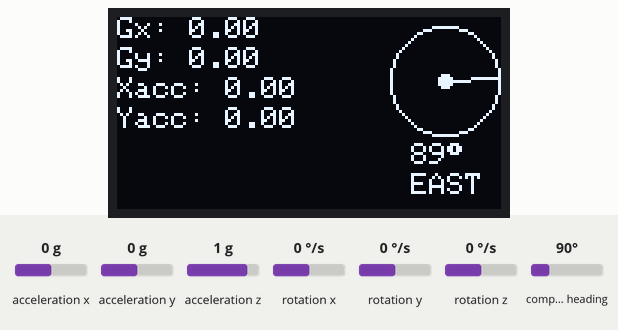
The sketch below on a simulated Arduino Uno, built with avr-gcc and run on an emulated ATmega328P. Parts: 128×64 one-colour display. The inputs (shaded band) are chosen by the test bench; at power-on: compass heading 90°, acceleration x 0 g, acceleration y 0 g, acceleration z 1 g, rotation x 0 °/s, rotation y 0 °/s, rotation z 0 °/s.

Above: at 2.0 s.
2.1 s: compass heading set to 7°
At 2.32 s:
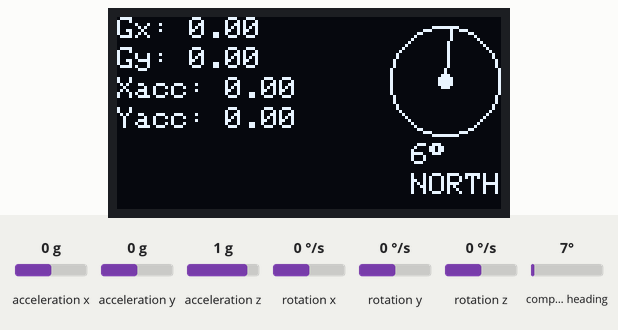
4.0 s: compass heading set to 180°
At 4.48 s:
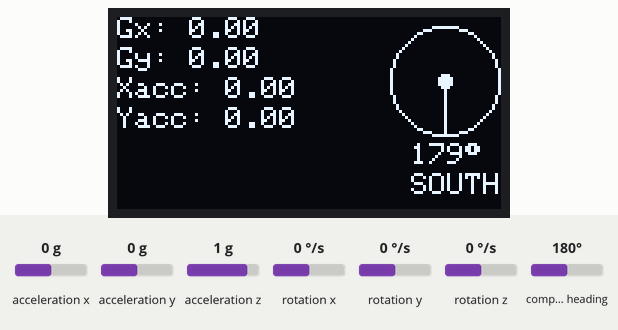
6.1 s: compass heading set to 269°
At 6.64 s:
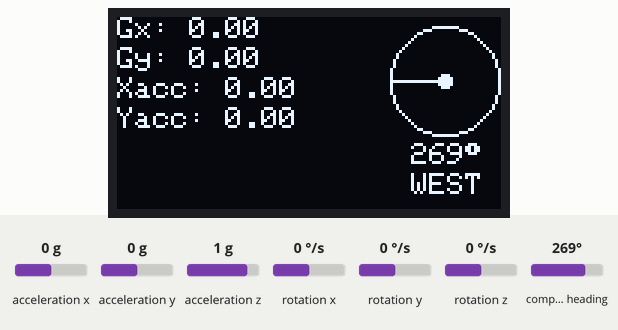
8.3 s: acceleration x set to -1.4 g
At 9.17 s:
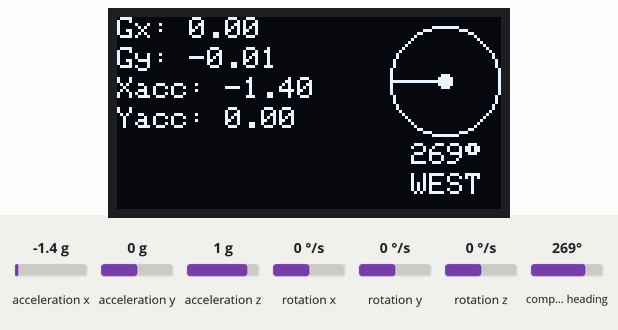
9.9 s: acceleration y set to -1.4 g
At 10.18 s:
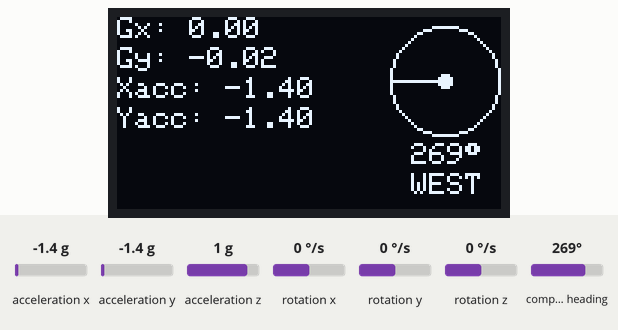
11.5 s: acceleration z set to -1.4 g
At 11.69 s:
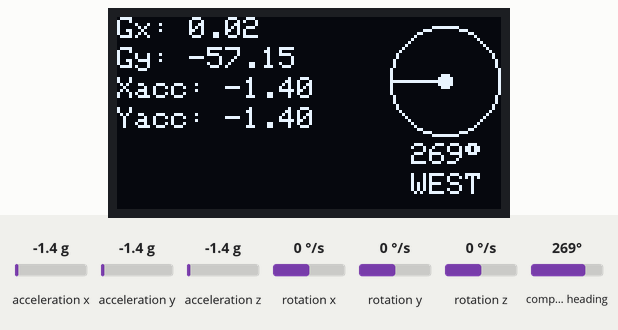

The sketch:

combined_data_display.ino
```cpp
#include "Wire.h"
#include "I2Cdev.h"
#include "MPU6050.h"
#include <Adafruit_SSD1306.h>
#include "QMC5883LCompass.h"

#define SCREEN_WIDTH 128 // OLED display width, in pixels
#define SCREEN_HEIGHT 64// OLED display height, in pixels
#define OLED_RESET -1    // Reset pin # (or -1 if sharing Arduino reset pin)
#define SCREEN_ADDRESS 0x3C // See datasheet for Address
MPU6050 accelgyro;

Adafruit_SSD1306 display(SCREEN_WIDTH, SCREEN_HEIGHT, &Wire, OLED_RESET);
bool dotVisible = false;
QMC5883LCompass compass;

unsigned long now, lastTime = 0;
float dt;                                   //time

int16_t ax, ay, az, gx, gy, gz;             //Accelerometer Gyro Raw Data
float aax=0, aay=0,aaz=0, agx=0, agy=0, agz=0;    //Angle variable
long axo = 0, ayo = 0, azo = 0;             //Accelerometer offset
long gxo = 0, gyo = 0, gzo = 0;             //Gyroscope offset

float pi = 3.1415926;
float AcceRatio = 16384.0;                  //Accelerometer scaling factor

float GyroRatio = 131.0;                    //Gyro scale factor

uint8_t n_sample = 8;                       //Accelerometer Filter Algorithm Samples
float aaxs[8] = {0}, aays[8] = {0}, aazs[8] = {0};         //x,yAxis sampling queue
long aax_sum, aay_sum,aaz_sum;                      //x,yAxis sampling and

float a_x[10]={0}, a_y[10]={0},a_z[10]={0} ,g_x[10]={0} ,g_y[10]={0},g_z[10]={0};
float Px=1, Rx, Kx, Sx, Vx, Qx;             //x Axis Kalman Variable
float Py=1, Ry, Ky, Sy, Vy, Qy;             //y Axis Kalman Variable
float Pz=1, Rz, Kz, Sz, Vz, Qz;

void setup(void) {
  Serial.begin(115200);
  compass.init();
  accelgyro.initialize();
  unsigned short times = 200;             //Number of samples
    for(int i=0;i<times;i++)
    {
        accelgyro.getMotion6(&ax, &ay, &az, &gx, &gy, &gz); //Read six-axis raw values
        axo += ax; ayo += ay; azo += az;      //Sampling and
        gxo += gx; gyo += gy; gzo += gz;

    }
    axo /= times; ayo /= times; azo /= times; //Calculate accelerometer offset
    gxo /= times; gyo /= times; gzo /= times; //Calculating Gyro Offset
    if (!display.begin(SSD1306_SWITCHCAPVCC, SCREEN_ADDRESS)) {
    Serial.println(F("SSD1306 allocation failed"));
    for (;;); // Don't proceed, loop forever
  }

  display.clearDisplay();
  display.display();
  delay(10);
}
String getDirection(float headingDegrees) {
  if (headingDegrees >= 22.5 && headingDegrees < 67.5) {
    return "NE";
  } else if (headingDegrees >= 67.5 && headingDegrees < 112.5) {
    return "EAST";
  } else if (headingDegrees >= 112.5 && headingDegrees < 157.5) {
    return "SE";
  } else if (headingDegrees >= 157.5 && headingDegrees < 202.5) {
    return "SOUTH";
  } else if (headingDegrees >= 202.5 && headingDegrees < 247.5) {
    return "SW";
  } else if (headingDegrees >= 247.5 && headingDegrees < 292.5) {
    return "WEST";
  } else if (headingDegrees >= 292.5 && headingDegrees < 337.5) {
    return "NW";
  } else {
    return "NORTH";
  }
}

void loop(void) {
  compass.read();
  dotVisible = !dotVisible;

  float heading = atan2(compass.getY(), compass.getX());

  // Update this value with the current declination for Dhaka, Mirpur
  float declinationAngle = -0.53; // Magnetic declination in degrees
  heading += declinationAngle * PI / 180; // Convert declination to radians

  if (heading < 0)
    heading += 2 * PI;
  if (heading > 2 * PI)
    heading -= 2 * PI;

  float headingDegrees = heading * 180 / M_PI;

  display.clearDisplay();
  display.setTextColor(SSD1306_WHITE);

  // Display angle in degrees
  display.setTextSize(1); // Use larger text size for angle
  display.setCursor(98, 42);
  display.print(headingDegrees, 0);
  display.print((char)247);

  // Draw compass
  int centerX = SCREEN_WIDTH - 19;
  int centerY = SCREEN_HEIGHT / 3;
  int radius = min(centerX, centerY) - 3;

  display.drawCircle(centerX, centerY, radius, SSD1306_WHITE);
  display.fillCircle(centerX, centerY, 2, SSD1306_WHITE);
  display.drawLine(centerX, centerY, centerX + radius * cos(heading - PI / 2), centerY + radius * sin(heading - PI / 2), SSD1306_WHITE);

  // Display current direction
  display.setTextSize(1.5); // Use larger text size for direction
  display.setCursor(98, 52);
  display.print(getDirection(headingDegrees));


    // Adjust the delay to control the blink speed
    delay(10);

    unsigned long now = millis();             //current time(ms)
    dt = (now - lastTime) / 1000.0;           //Differential time(s)
    lastTime = now;                           //Last sampling time(ms)

    accelgyro.getMotion6(&ax, &ay, &az, &gx, &gy, &gz); //Read six-axis raw values

    float accx = ax / AcceRatio;              //x Axis acceleration
    float accy = ay / AcceRatio;              //y Axis acceleration
    float accz = az / AcceRatio;              //z Axis acceleration

    aax = atan(accy / accz) * (-180) / pi;    //y Angle of the axis to the z axis
    aay = atan(accx / accz) * 180 / pi;       //x Angle of the axis to the z axis
    aaz = atan(accz / accy) * 180 / pi;       //z Angle of the axis to the z axis

    aax_sum = 0;                              // Sliding weighted filtering algorithm for accelerometer raw data
    aay_sum = 0;
    aaz_sum = 0;

    for(int i=1;i<n_sample;i++)
    {
        aaxs[i-1] = aaxs[i];
        aax_sum += aaxs[i] * i;
        aays[i-1] = aays[i];
        aay_sum += aays[i] * i;
        aazs[i-1] = aazs[i];
        aaz_sum += aazs[i] * i;

    }

    aaxs[n_sample-1] = aax;
    aax_sum += aax * n_sample;
    aax = (aax_sum / (11*n_sample/2.0)) * 9 / 7.0;
    aays[n_sample-1] = aay;
    aay_sum += aay * n_sample;
    aay = (aay_sum / (11*n_sample/2.0)) * 9 / 7.0;
    aazs[n_sample-1] = aaz;
    aaz_sum += aaz * n_sample;
    aaz = (aaz_sum / (11*n_sample/2.0)) * 9 / 7.0;

    float gyrox = - (gx-gxo) / GyroRatio * dt;
    float gyroy = - (gy-gyo) / GyroRatio * dt;
    float gyroz = - (gz-gzo) / GyroRatio * dt;
    agx += gyrox;
    agy += gyroy;
    agz += gyroz;

    /* kalman start */
    Sx = 0; Rx = 0;
    Sy = 0; Ry = 0;
    Sz = 0; Rz = 0;

    for(int i=1;i<10;i++)
    {
        a_x[i-1] = a_x[i];
        Sx += a_x[i];
        a_y[i-1] = a_y[i];
        Sy += a_y[i];
        a_z[i-1] = a_z[i];
        Sz += a_z[i];

    }

    a_x[9] = aax;
    Sx += aax;
    Sx /= 10;
    a_y[9] = aay;
    Sy += aay;
    Sy /= 10;
    a_z[9] = aaz;
    Sz += aaz;
    Sz /= 10;

    for(int i=0;i<10;i++)
    {
        Rx += sq(a_x[i] - Sx);
        Ry += sq(a_y[i] - Sy);
        Rz += sq(a_z[i] - Sz);

    }

    Rx = Rx / 9;
    Ry = Ry / 9;
    Rz = Rz / 9;

    Px = Px + 0.0025;
    Kx = Px / (Px + Rx);
    agx = agx + Kx * (aax - agx);
    Px = (1 - Kx) * Px;

    Py = Py + 0.0025;
    Ky = Py / (Py + Ry);
    agy = agy + Ky * (aay - agy);
    Py = (1 - Ky) * Py;

    Pz = Pz + 0.0025;
    Kz = Pz / (Pz + Rz);
    agz = agz + Kz * (aaz - agz);
    Pz = (1 - Kz) * Pz;

  display.setTextSize(1);
  display.setTextColor(WHITE);
  display.setCursor(0,0);
  display.print("Gx: "); display.println(agx);
  display.setCursor(0,10);
  display.print("Gy: "); display.println(agy);

  // Display accelerometer data
  display.setCursor(0,20);
  display.print("Xacc: "); display.println(accx);
  display.setCursor(0,30);
  display.print("Yacc: "); display.println(accy);

  display.display();
  delay(100); // Update rate

    display.setTextColor(SSD1306_WHITE);
    display.setTextSize(1);
    display.setCursor(0, 0);

    // Display MPU6050 and Compass data
    // ... (your code for displaying sensor data)

    // Display a blinking dot
    if (dotVisible) {
        display.drawPixel(94, 53, SSD1306_WHITE);
        display.drawPixel(94, 56, SSD1306_WHITE);
        display.drawPixel(94, 59, SSD1306_WHITE);
        display.setCursor(50,52);
        display.print("HEADING");
    }

    display.display();

}
```

Measured:
- after the input at 2.1 s, the display: first differs from a run without the input after 0.07 s (image 1)
- after the input at 4.0 s, the display: changes after 0.15 s (image 2)
- after the input at 6.1 s, the display: first differs from a run without the input after 0.22 s (image 3)
- after the input at 8.3 s, the display: first changes after 0.18 s (image 4 shows a later state)
